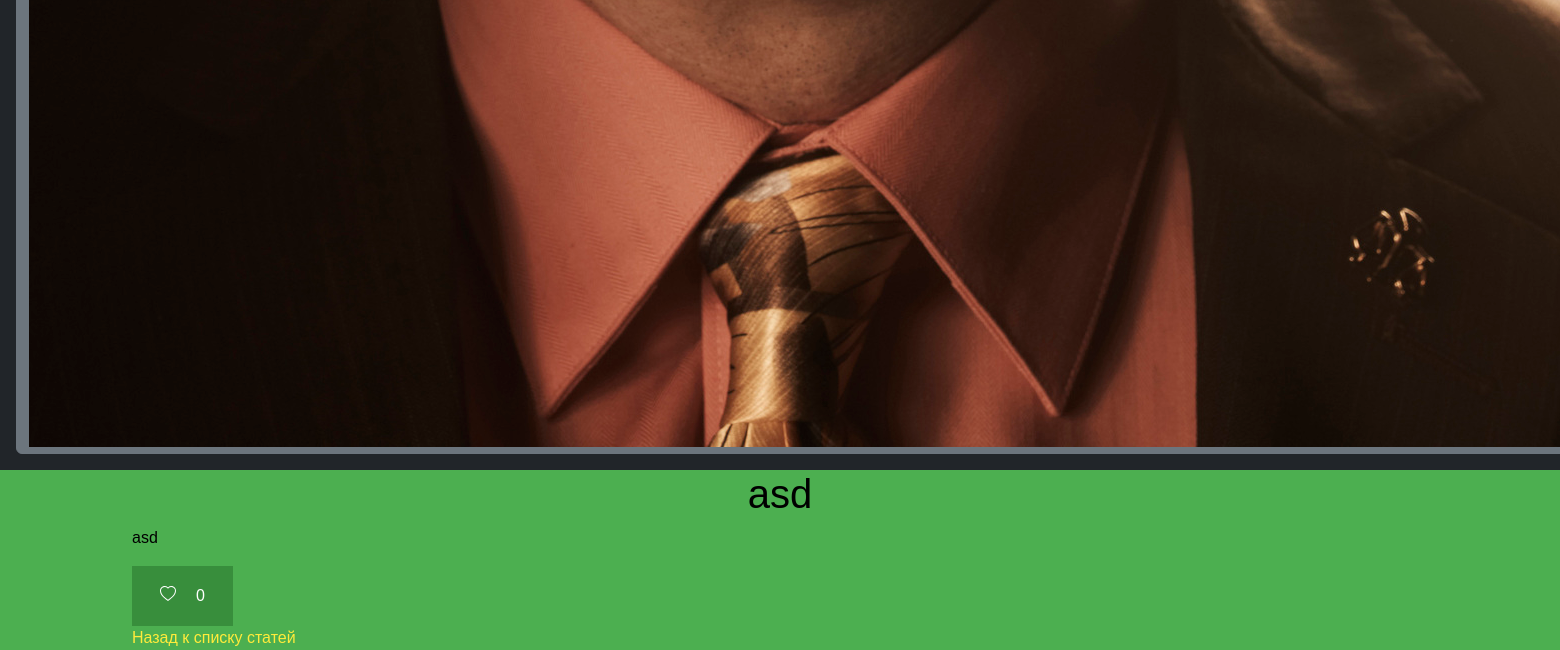
The app's page /article/6/ (signed in, lower part), older data.
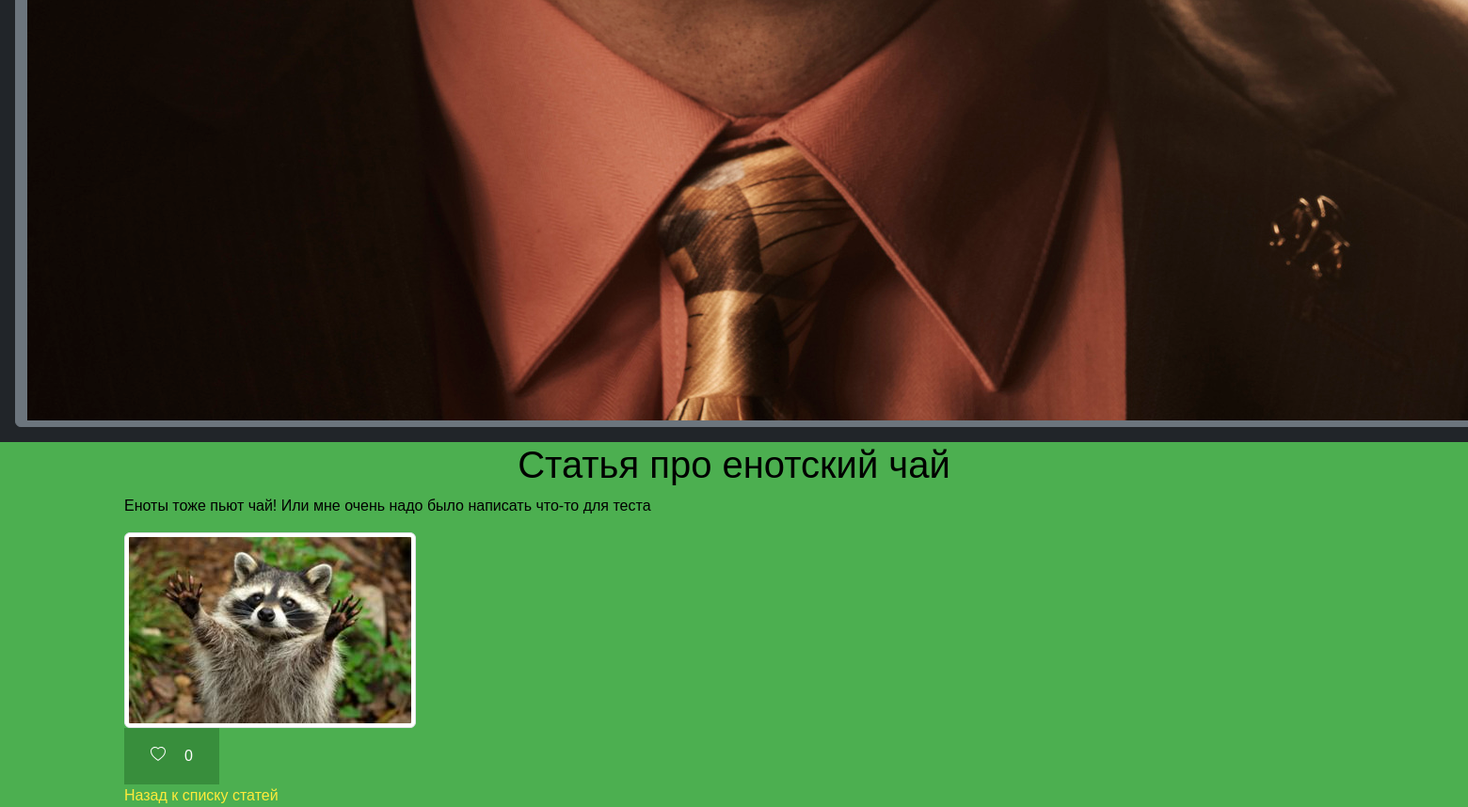
The same page, newer data.
### mem/models.py (models this page shows, shortened)
class Article(models.Model):
    title = models.CharField(max_length=200, verbose_name="Заголовок")
    content = models.TextField(verbose_name="Содержание", null=False)
    image = models.ImageField(
        upload_to="home_images/",
        null=True,
        blank=True,
        verbose_name="Картинка",
    )
    author = models.ForeignKey(
        get_user_model(), null=True, on_delete=models.SET_NULL
    )
    def get_user_who_liked(self):
        likes_id = []
        for like in self.likes.filter(article=self).all():
            likes_id.append(like.user.id)
        return likes_id
    class Meta:
        verbose_name = "Статья"
        verbose_name_plural = "Статьи"

### mem/views.py (the view)
# urls.py: path("article/<int:pk>/", ArticleDetailView.as_view(), name="detail"),
class ArticleDetailView(DetailView):
    model = models.Article
    contect_object_name = "article"
    template_name = "mem/article_detail.html"

### templates/mem/article_detail.html (shortened to what this page needs)
{% include "base.html" %}
{% load static %}
{% block content %}
    <body>
    <div class="container">
        <h1 align="center">{{ article.title }}</h1>
        <p>{{ article.content }}</p>
        {% if article.image %}
            <img src="{{ article.image.url }}" class="img-thumbnail">
        {% endif %}
        {% if request.user.is_authenticated %}
            {% if request.user.pk in article.get_user_who_liked %}
                <button class="DislikedBtn d-flex align-items-center justify-content-left"
                        id="DislikedBtn_{{ article.pk }}">
                    <svg xmlns="http://www.w3.org/2000/svg" width="20" height="20" fill="currentColor"
                         class="bi bi-heart-fill m-2" viewBox="0 0 20 20">
                        <path fill-rule="evenodd"
                              d="M8 1.314C12.438-3.248 23.534 4.735 8 15-7.534 4.736 3.562-3.248 8 1.314"></path>
                    </svg>
                    <p class="m-2" id="Likes_{{ article.pk }}">{{ article.get_user_who_liked|length }}</p>
                </button>
            {% else %}
                <button class="LikeBtn d-flex align-items-center justify-content-left"
                        id="LikedBtn_{{ article.pk }}">
                    <svg xmlns="http://www.w3.org/2000/svg" width="20" id="Like_{{ article.pk }}"
                         height="20"
                         fill="white" class="bi bi-heart m-2" viewBox="0 0 20 20">
                        <path d="m8 2.748-.717-.737C5.6.281 2.514.878 1.4 3.053c-.523 1.023-.641 2.5.314 4.385.92 1.815 2.834 3.989 6.286 6.357 3.452-2.368 5.365-4.542 6.286-6.357.955-1.886.838-3.362.314-4.385C13.486.878 10.4.28 8.717 2.01zM8 15C-7.333 4.868 3.279-3.04 7.824 1.143q.09.083.176.171a3 3 0 0 1 .176-.17C12.72-3.042 23.333 4.867 8 15"></path>
                    </svg>
                    <p class="m-2" id="Likes_{{ article.pk }}">{{ article.get_user_who_liked|length }}</p>
                </button>
            {% endif %}
        {% endif %}
        <a href="/">Назад к списку статей</a>
    </div>
</body>
{% endblock content %}

Row changes from the older to the newer data that the page shows:
changed Article: title "asd" → "Статья про енотский чай"; content "asd" → "Еноты тоже пьют чай! Или мне очень надо было написать что-то для теста"; image: picture added
